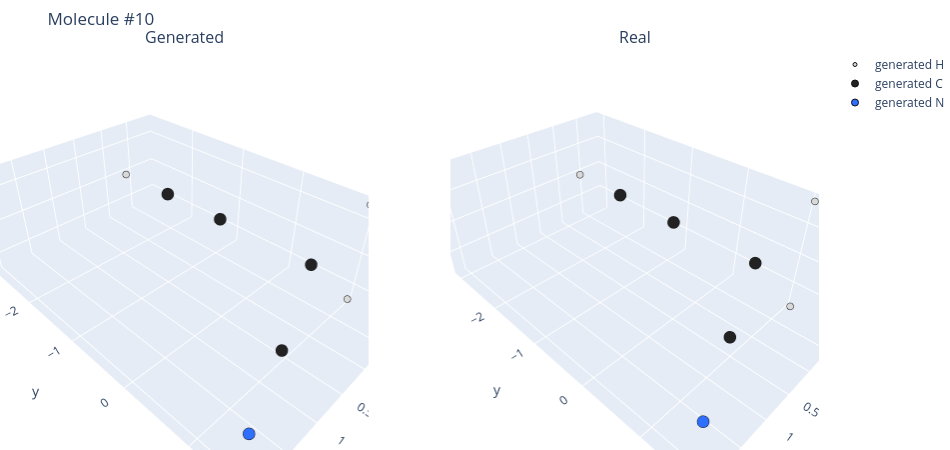

This figure's notebook cell:
### Code cell
import plotly.graph_objects as go
from plotly.subplots import make_subplots

ATOM_COLORS = {
    "H": "#d9d9d9",
    "C": "#222222",
    "N": "#2f6fff",
    "O": "#e53935",
    "F": "#43a047",
}

def plot_generated_vs_real_3d(eval_result=generated_eval, idx=0):
    pred_pos = eval_result["pred_pos"].detach().cpu()
    pred_labels = eval_result["pred_type_probs"].argmax(dim=-1).detach().cpu()
    real_pos = drift_real_pos.detach().cpu()
    real_labels = drift_real_types.argmax(dim=-1).detach().cpu()

    fig = make_subplots(
        rows=1,
        cols=2,
        specs=[[{"type": "scene"}, {"type": "scene"}]],
        subplot_titles=("Generated", "Real"),
    )

    for col, pos, labels, name in [
        (1, pred_pos[idx], pred_labels[idx], "generated"),
        (2, real_pos[idx], real_labels[idx], "real"),
    ]:
        for atom_idx, atom_name in enumerate(ATOM_SYMBOLS):
            mask = labels == atom_idx
            if not mask.any():
                continue

            xyz = pos[mask]
            fig.add_trace(
                go.Scatter3d(
                    x=xyz[:, 0],
                    y=xyz[:, 1],
                    z=xyz[:, 2],
                    mode="markers",
                    marker=dict(
                        size=7 if atom_name != "H" else 4,
                        color=ATOM_COLORS.get(atom_name, "#999999"),
                        line=dict(width=1, color="#111111"),
                    ),
                    name=f"{name} {atom_name}",
                    text=[atom_name] * xyz.shape[0],
                    hovertemplate="%{text}<br>x=%{x:.2f}<br>y=%{y:.2f}<br>z=%{z:.2f}<extra></extra>",
                    showlegend=(col == 1),
                ),
                row=1,
                col=col,
            )

    fig.update_layout(
        title=f"Molecule #{idx}",
        width=950,
        height=450,
        margin=dict(l=0, r=0, t=50, b=0),
    )
    fig.update_scenes(aspectmode="data")
    fig.show()

plot_generated_vs_real_3d(idx=10)

### Figure 1 — Plotly figure (JSON) as saved in the notebook; plotly's stock layout.template omitted (floating-point values rounded to 4 significant figures)
{"data": [{"hovertemplate": "%{text}<br>x=%{x:.2f}<br>y=%{y:.2f}<br>z=%{z:.2f}<extra></extra>", "marker": {"color": "#d9d9d9", "line": {"color": "#111111", "width": 1}, "size": 4}, "mode": "markers", "name": "generated H", "scene": "scene", "showlegend": true, "text": ["H", "H", "H"], "type": "scatter3d", "x": [-0.3094, -0.9058, -0.8919], "y": [-2.847, 0.9992, 0.9914], "z": [-0.01233, -0.7114, 0.7392]}, {"hovertemplate": "%{text}<br>x=%{x:.2f}<br>y=%{y:.2f}<br>z=%{z:.2f}<extra></extra>", "marker": {"color": "#222222", "line": {"color": "#111111", "width": 1}, "size": 7}, "mode": "markers", "name": "generated C", "scene": "scene", "showlegend": true, "text": ["C", "C", "C", "C"], "type": "scatter3d", "x": [-0.3288, -0.3403, -0.3247, 1.075], "y": [-1.871, -0.8126, 0.6837, 1.253], "z": [-0.006874, -0.001096, 0.006747, -0.003571]}, {"hovertemplate": "%{text}<br>x=%{x:.2f}<br>y=%{y:.2f}<br>z=%{z:.2f}<extra></extra>", "marker": {"color": "#2f6fff", "line": {"color": "#111111", "width": 1}, "size": 7}, "mode": "markers", "name": "generated N", "scene": "scene", "showlegend": true, "text": ["N"], "type": "scatter3d", "x": [2.026], "y": [1.604], "z": [-0.01075]}, {"hovertemplate": "%{text}<br>x=%{x:.2f}<br>y=%{y:.2f}<br>z=%{z:.2f}<extra></extra>", "marker": {"color": "#d9d9d9", "line": {"color": "#111111", "width": 1}, "size": 4}, "mode": "markers", "name": "real H", "scene": "scene2", "showlegend": false, "text": ["H", "H", "H"], "type": "scatter3d", "x": [-0.3747, -0.8683, -0.8515], "y": [-3.037, 1.074, 1.065], "z": [-0.01274, -0.8639, 0.8919]}, {"hovertemplate": "%{text}<br>x=%{x:.2f}<br>y=%{y:.2f}<br>z=%{z:.2f}<extra></extra>", "marker": {"color": "#222222", "line": {"color": "#111111", "width": 1}, "size": 7}, "mode": "markers", "name": "real C", "scene": "scene2", "showlegend": false, "text": ["C", "C", "C", "C"], "type": "scatter3d", "x": [-0.3592, -0.3363, -0.3258, 1.029], "y": [-1.975, -0.7761, 0.6844, 1.252], "z": [-0.007138, -0.0009375, 0.006762, -0.003138]}, {"hovertemplate": "%{text}<br>x=%{x:.2f}<br>y=%{y:.2f}<br>z=%{z:.2f}<extra></extra>", "marker": {"color": "#2f6fff", "line": {"color": "#111111", "width": 1}, "size": 7}, "mode": "markers", "name": "real N", "scene": "scene2", "showlegend": false, "text": ["N"], "type": "scatter3d", "x": [2.087], "y": [1.714], "z": [-0.01074]}], "layout": {"annotations": [{"font": {"size": 16}, "showarrow": false, "text": "Generated", "x": 0.225, "xanchor": "center", "xref": "paper", "y": 1, "yanchor": "bottom", "yref": "paper"}, {"font": {"size": 16}, "showarrow": false, "text": "Real", "x": 0.775, "xanchor": "center", "xref": "paper", "y": 1, "yanchor": "bottom", "yref": "paper"}], "height": 450, "margin": {"b": 0, "l": 0, "r": 0, "t": 50}, "scene": {"aspectmode": "data", "domain": {"x": [0, 0.45], "y": [0, 1]}}, "scene2": {"aspectmode": "data", "domain": {"x": [0.55, 1], "y": [0, 1]}}, "title": {"text": "Molecule #10"}, "width": 950}}
